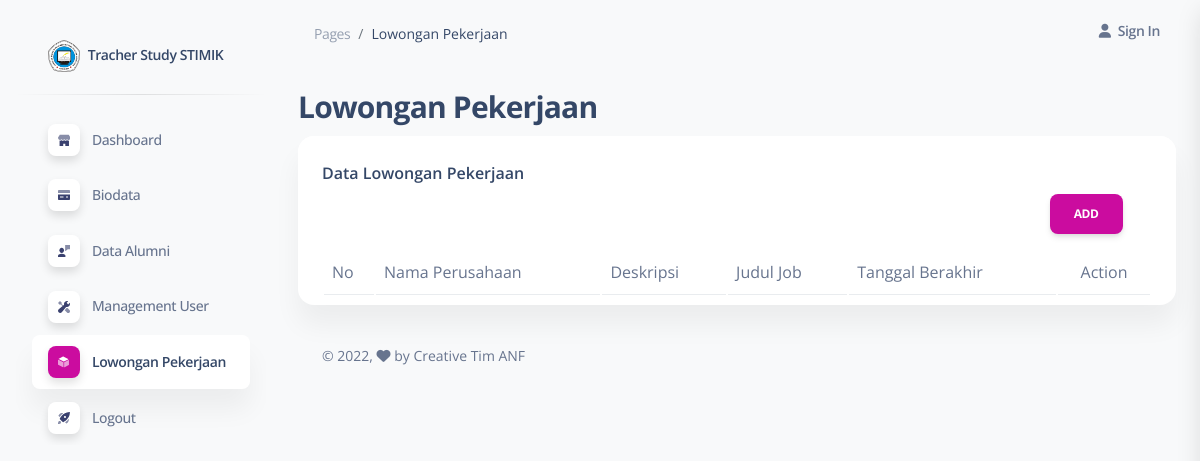
/index.php/loker, run on an earlier commit of the app's database.
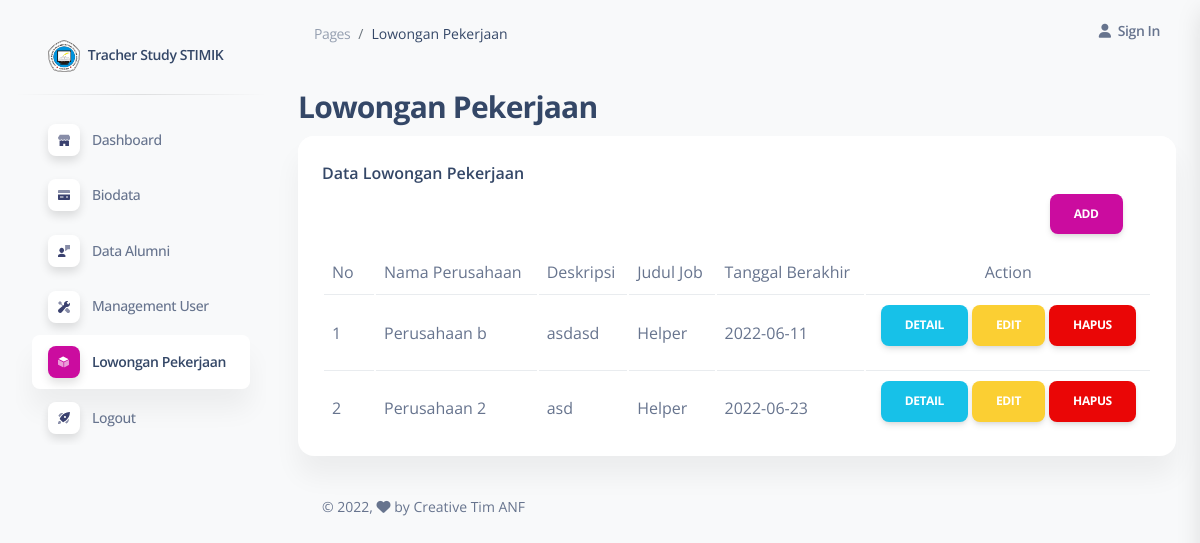
And on a later commit of the database.
### tables this page shows
CREATE TABLE `loker` (
  `id_loker` int(11) NOT NULL,
  `nama_perusahaan` varchar(50) NOT NULL,
  `bidang_usaha` varchar(50) NOT NULL,
  `job_title` varchar(50) NOT NULL,
  `deskripsi` mediumtext DEFAULT NULL,
  `tgl_berakhir` date DEFAULT NULL,
  `tgl_upload` timestamp NOT NULL DEFAULT current_timestamp() ON UPDATE current_timestamp(),
  `gambar` varchar(500) DEFAULT NULL
);

### application/controllers/Loker.php (called while the page is built, shortened)
<?php
class Loker extends CI_Controller {
	public function __construct() {
		$this->load->model('M_loker');
	}
	public function index()
	{
		$data = [
			'title' => 'Lowongan Pekerjaan',
			'loker' => $this->M_loker->get_all_data()
		];
		$this->load->view('layout/header', $data);
		$this->load->view('layout/sidebar', $data);
		$this->load->view('layout/navbar', $data);
		$this->load->view('content/admin/loker/index', $data);
		$this->load->view('layout/footer');
	}
}

### index.php (called while the page is built, shortened)
<?php
require_once BASEPATH.'core/CodeIgniter.php';

### application/models/M_loker.php (called while the page is built, shortened)
<?php
class M_loker extends CI_Model
{
	public function get_all_data()
	{
		$this->db->from('loker');
		$this->db->order_by('id_loker', 'asc');
		return $this->db->get()->result();
	}
}

### application/views/content/admin/loker/index.php (the view, shortened to what this page needs)
<h3 class="mb-2"> <?= $title ?></h3>
    <div class="col-12">
        <div class="card mb-4">
            <div class="card-header pb-0">
                <h6>Data Lowongan Pekerjaan</h6>
            </div>
            <div class="row">
                <div class="col-md-10"></div>
                <div class="col-md-2">
                    <button type="button" data-bs-toggle="modal" data-bs-target="#add" class="btn btn-primary">Add</button>
                </div>
            </div>
            <div class="card-body px-0 pt-0 pb-2">
                <div class="table-responsive p-0">
                    <div class="container">
                        <table id="user" class="table align-items-center mb-0">
                            <thead>
                                <tr>
                                    <td width="50">No</td>
                                    <td>Nama Perusahaan</td>
                                    <td>Deskripsi</td>
                                    <td>Judul Job</td>
                                    <td>Tanggal Berakhir</td>
                                    <td class="text-center">Action</td>
                                </tr>
                            </thead>
                            <tbody>
                            <?php $no = 1;
                                foreach ($loker as $l) { ?>
                                    <tr>
                                        <td><?= $no++; ?></td>
                                        <td><?= $l->nama_perusahaan; ?></td>
                                        <td><?= $l->deskripsi; ?></td>
                                        <td><?= $l->job_title; ?></td>
                                        <td><?= $l->tgl_berakhir; ?></td>
                                        <td class="text-center">
                                            <button class="btn btn-info " data-bs-toggle="modal" data-bs-target="#detail<?= $l->id_loker ?>"> Detail</button>
                                            <button class="btn btn-warning " data-bs-toggle="modal" data-bs-target="#edit<?= $l->id_loker ?>"> Edit</button>
                                            <button class="btn btn-danger " data-bs-toggle="modal" data-bs-target="#delete<?= $l->id_loker ?>"> Hapus</button>
                                        </td>
                                    </tr>
                                <?php } ?>
                            </tbody>
                        </table>
                    </div>
                </div>
            </div>
        </div>

### application/views/layout/header.php (shortened to what this page needs)
<!DOCTYPE html>
<html lang="en">
<head>
  <link href="<?= base_url() ?>/assets/css/nucleo-icons.css" rel="stylesheet" />
  <link href="<?= base_url() ?>/assets/css/nucleo-svg.css" rel="stylesheet" />
  <link href="<?= base_url() ?>/assets/css/nucleo-svg.css" rel="stylesheet" />
  <link id="pagestyle" href="<?= base_url() ?>/assets/css/soft-ui-dash.css?v=1.0.5" rel="stylesheet" />
  <link rel="stylesheet" type="text/css" href="https://cdn.datatables.net/1.12.1/css/jquery.dataTables.css">
</head>
<body class="g-sidenav-show  bg-gray-100">

### application/views/layout/sidebar.php (shortened to what this page needs)
<aside class="sidenav navbar navbar-vertical navbar-expand-xs border-0 border-radius-xl my-3 fixed-start ms-3 " id="sidenav-main">
  <div class="sidenav-header">
    <a class="navbar-brand m-0" href=" https://demos.creative-tim.com/soft-ui-dashboard/pages/dashboard.html " target="_blank">
      <img src="<?= base_url() ?>assets/img/logo.png" class="navbar-brand-img h-100" alt="main_logo">
      <span class="ms-1 font-weight-bold">Tracher Study STIMIK</span>
    </a>
  </div>
  <hr class="horizontal dark mt-0">
  <div class="collapse navbar-collapse  w-auto " id="sidenav-collapse-main">
    <ul class="navbar-nav">
      <li class="nav-item">
        <a class="nav-link  <?= ($title === "dashboard") ? 'active' : '' ?>" href="<?= base_url('Dashboard') ?>">
          <div class="icon icon-shape icon-sm shadow border-radius-md bg-white text-center me-2 d-flex align-items-center justify-content-center">
          </div>
          <span class="nav-link-text ms-1">Dashboard</span>
        </a>
      </li>
      <li class="nav-item">
          <a class="nav-link <?= ($title === "Biodata") ? 'active' : '' ?> " href="<?= base_url('biodata') ?>">
          <div class="icon icon-shape icon-sm shadow border-radius-md bg-white text-center me-2 d-flex align-items-center justify-content-center">
          </div>
          <span class="nav-link-text ms-1">Biodata</span>
        </a>
      </li>
      <li class="nav-item">
        <a class="nav-link <?= ($title === "Data Alumni") ? 'active' : '' ?> " href="<?= base_url('data_alumni') ?>">
          <div class="icon icon-shape icon-sm shadow border-radius-md bg-white text-center me-2 d-flex align-items-center justify-content-center">
          </div>
          <span class="nav-link-text ms-1">Data Alumni</span>
        </a>
      </li>
      <li class="nav-item">
        <a class="nav-link <?= ($title === "Management User") ? 'active' : '' ?> " href="<?= base_url('management_user') ?>">
          <div class="icon icon-shape icon-sm shadow border-radius-md bg-white text-center me-2 d-flex align-items-center justify-content-center">
          </div>
          <span class="nav-link-text ms-1">Management User</span>
        </a>
      </li>
      <li class="nav-item">
          <a class="nav-link <?= ($title === "Lowongan Pekerjaan") ? 'active' : '' ?> " href="<?= base_url('loker') ?>">
          <div class="icon icon-shape icon-sm shadow border-radius-md bg-white text-center me-2 d-flex align-items-center justify-content-center">
          </div>
          <span class="nav-link-text ms-1">Lowongan Pekerjaan</span>
        </a>
      </li>
      <li class="nav-item">
        <a class="nav-link  " href="#">
          <div class="icon icon-shape icon-sm shadow border-radius-md bg-white text-center me-2 d-flex align-items-center justify-content-center">
          </div>
          <span class="nav-link-text ms-1">Logout</span>
        </a>
      </li>
    </ul>
  </div>
</aside>

### application/views/layout/navbar.php (shortened to what this page needs)
<main class="main-content position-relative max-height-vh-100 h-100 border-radius-lg ">
  <nav class="navbar navbar-main navbar-expand-lg px-0 mx-4 shadow-none border-radius-xl" id="navbarBlur" navbar-scroll="true">
    <div class="container-fluid py-1 px-3">
      <nav aria-label="breadcrumb">
        <ol class="breadcrumb bg-transparent mb-0 pb-0 pt-1 px-0 me-sm-6 me-5">
          <li class="breadcrumb-item text-sm"><a class="opacity-5 text-dark" href="javascript:;">Pages</a></li>
          <li class="breadcrumb-item text-sm text-dark active" aria-current="page"><?= $title; ?></li>
        </ol>
      </nav>
      <div class="collapse navbar-collapse mt-sm-0 mt-2 me-md-0 me-sm-4" id="navbar">
        <ul class="navbar-nav  justify-content-end">
          <li class="nav-item d-flex align-items-center">
            <a href="javascript:;" class="nav-link text-body font-weight-bold px-0">
              <i class="fa fa-user me-sm-1"></i>
              <span class="d-sm-inline d-none">Sign In</span>
            </a>
          </li>
        </ul>
      </div>
    </div>
  </nav>
  <div class="container-fluid py-4">

### application/views/layout/footer.php (shortened to what this page needs)
</div>
<footer class="footer pt-3  ">
  <div class="container-fluid">
    <div class="row align-items-center justify-content-lg-between">
      <div class="col-lg-6 mb-lg-0 mb-4">
        <div class="copyright text-center text-sm text-muted text-lg-start">
          © 2022,
          <i class="fa fa-heart"></i> by Creative Tim ANF</a>
        </div>
      </div>
    </div>
  </div>
</footer>
</main>
</body>
</html>

### assets/css/nucleo-svg.css (style rules this page uses)
.icon { display: inline-block; color: #111111; height: 1em; width: 1em; }
.icon-sm { height: 0.8em; width: 0.8em; }
.icon { fill: currentColor; stroke: none; }

What changed in the data, as far as the page shows it:
added loker: nama_perusahaan "Perusahaan b", deskripsi "asdasd", job_title "Helper", tgl_berakhir "2022-06-11"
added loker: nama_perusahaan "Perusahaan 2", deskripsi "asd", job_title "Helper", tgl_berakhir "2022-06-23"
